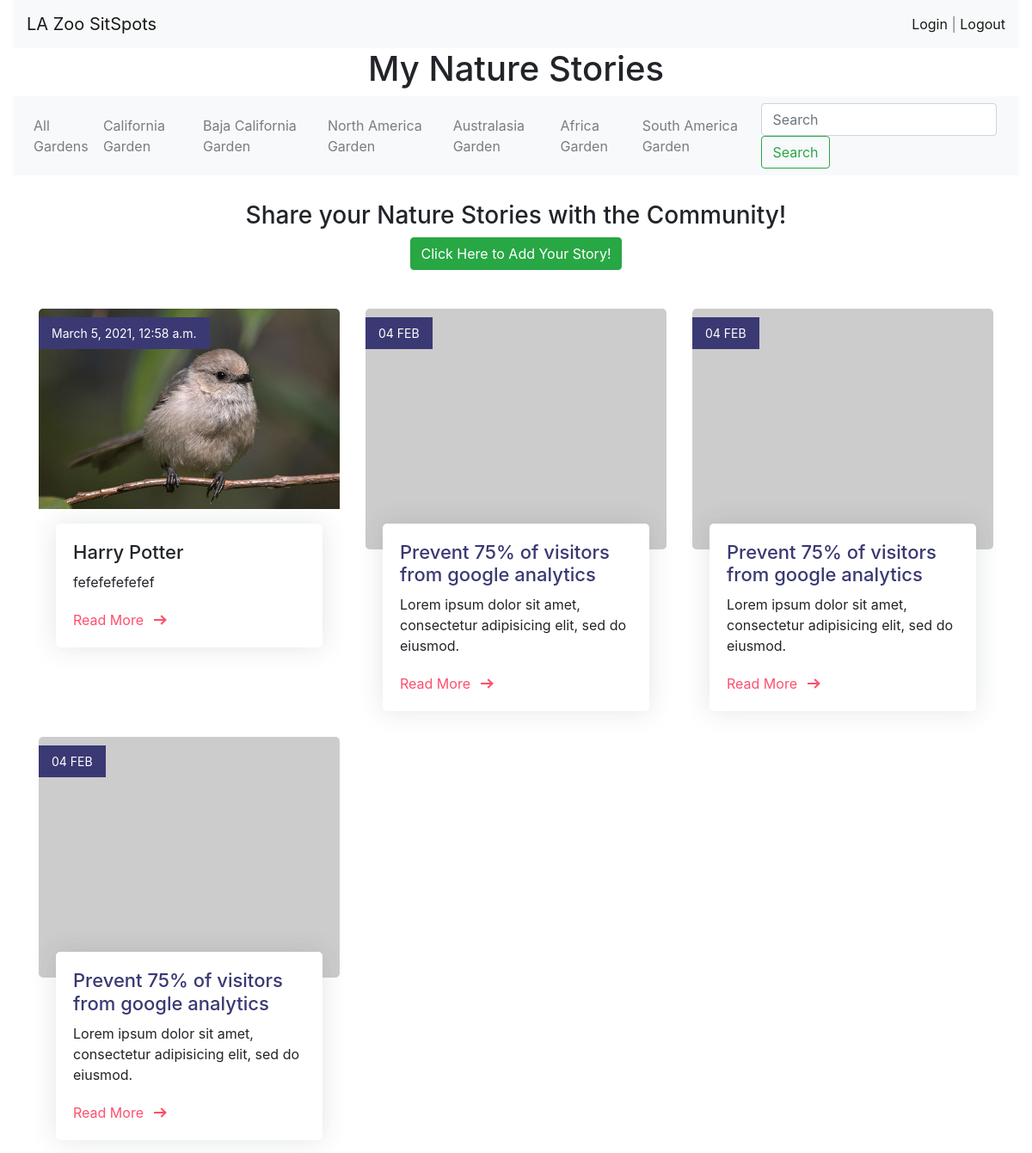
The app's page /naturestories/, older data.
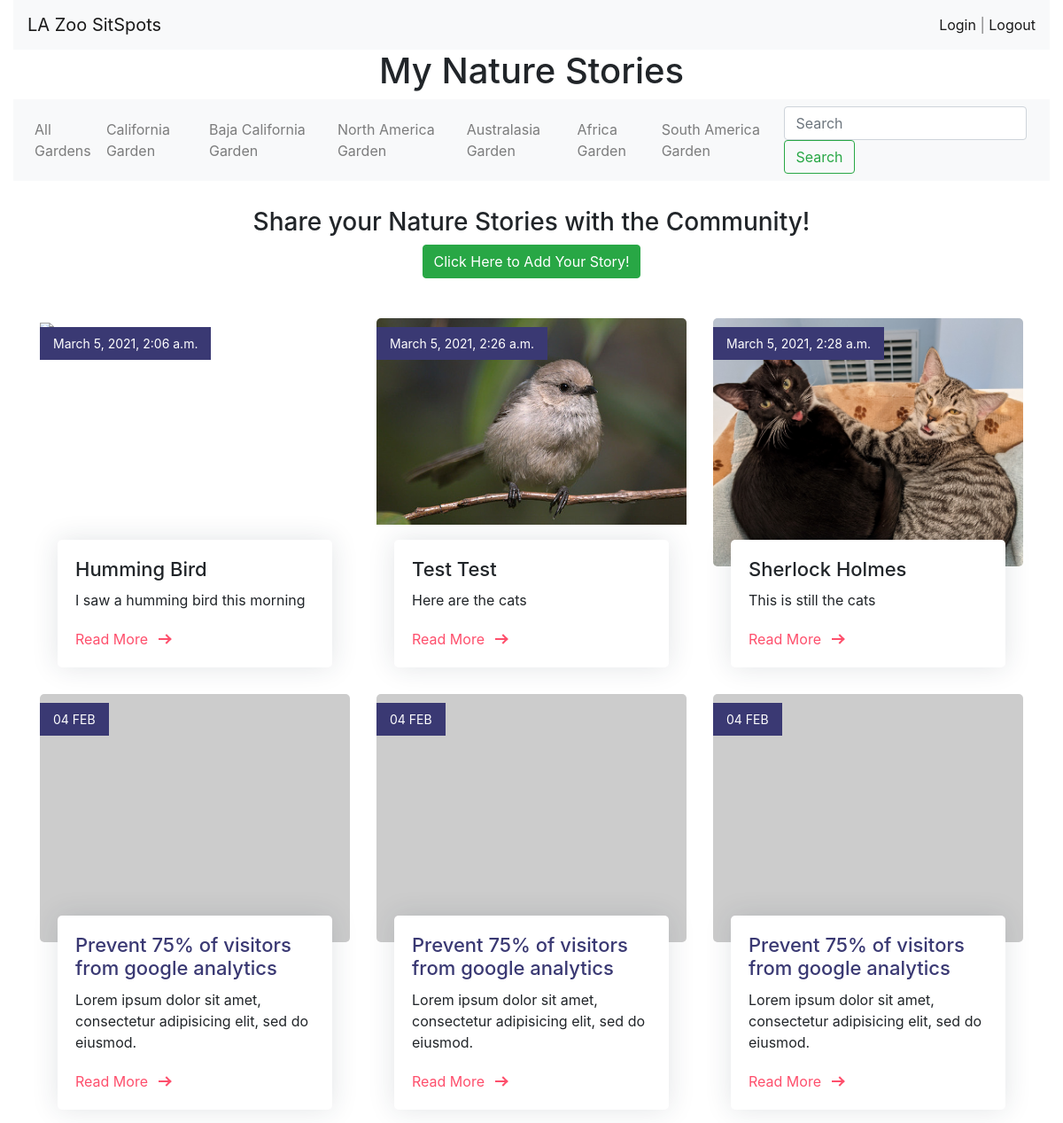
The same page, newer data.
### SitSpots/models.py (models this page shows, shortened)
class Post(models.Model):
    author = models.CharField(max_length=255)
    user = models.ForeignKey(MyUser, related_name="posts", on_delete=models.SET_NULL, null=True, blank=True)
    title = models.CharField(max_length=255)
    content = models.TextField()
    website = models.URLField(max_length=500, blank=True, default='')
    image = models.ImageField(null=True, upload_to='profile_pic', default='default.jpg')   #arguments to be changed
    zone = models.ForeignKey(Zone, related_name="zone_posts", on_delete=models.SET_NULL, null=True)
    sitspot = models.CharField(max_length=255)
    flagged=models.BooleanField(default=False)
    created_at = models.DateTimeField(auto_now_add=True)
    updated_at = models.DateTimeField(auto_now=True)

### naturestories/views.py (the view)
# urls.py: path('', views.stories_main),
def stories_main(request):
    posts = Post.objects.all()
    context ={
        "posts" : posts,
    }
    return render(request, "naturestories/stories_main.html", context)

### naturestories/templates/naturestories/stories_main.html (shortened to what this page needs)
<!DOCTYPE html>
<html lang="en">
    <head>
        <link rel="stylesheet" href="https://stackpath.bootstrapcdn.com/bootstrap/4.5.2/css/bootstrap.min.css">
        {% load static %}
        <link rel="stylesheet" href="{% static 'naturestories/css/style.css' %}">
    </head>
    <body class="container-fluid" data-media-url="{% get_media_prefix %}">
        <header>
            <nav class="navbar navbar-light bg-light justify-content-between">
                <a class="navbar-brand" href="/">LA Zoo SitSpots</a>
                <span class="navbar-text">
                    <a href="/accounts/login">Login</a> |
                    <a href="/accounts/logout">Logout</a>
                </span>
            </nav>
            <h1 class="text-center">My Nature Stories</h1>
            <nav class="navbar navbar-expand-lg navbar-light bg-light">
                <div class="collapse navbar-collapse" id="navbarTogglerDemo02">
                    <ul class="navbar-nav mr-auto mt-2 mt-lg-0">
                        <li class="nav-item">
                            <a class="nav-link" href="#">All Gardens<span class="sr-only">(current)</span></a>
                        </li>
                        <li class="nav-item">
                            <a class="nav-link" href="#">California Garden</a>
                        </li>
                        <li class="nav-item">
                            <a class="nav-link" href="#">Baja California Garden</a>
                        </li>
                        <li class="nav-item">
                            <a class="nav-link" href="#">North America Garden</a>
                        </li>
                        <li class="nav-item">
                            <a class="nav-link" href="#">Australasia Garden</a>
                        </li>
                        <li class="nav-item">
                            <a class="nav-link" href="#">Africa Garden</a>
                        </li>
                        <li class="nav-item">
                            <a class="nav-link" href="#">South America Garden</a>
                        </li>
                    </ul>
                    <form class="form-inline my-2 my-lg-0">
                        <input class="form-control mr-sm-2" type="search" placeholder="Search">
                        <button class="btn btn-outline-success my-2 my-sm-0" type="submit">Search</button>
                    </form>
                </div>
            </nav>
        </header>
        <div class="container">
            <div class="text-center share_header">
                <h3>Share your Nature Stories with the Community!</h3>
                <a href="/naturestories/create" class="btn btn-success">Click Here to Add Your Story!</a>
            </div>
            <div class="row">
            {% for post in posts %}
            <div class="col-lg-4">
                <div class="blog-grid">
                    <div class="blog-img">
                        <div class="date">{{post.created_at}}</div>
                        <a href="#">
                            <img src="{% get_media_prefix %}{{post.image}}" class="img-fluid">
                        </a>
                    </div>
                    <div class="blog-info">
                        <h5>{{post.title}}</h5>
                        <p>{{post.content}}</p>
                        <div class="btn-bar">
                            <a href="/naturestories/{{post.id}}" class="px-btn-arrow">
                                <span>Read More</span>
                                <i class="arrow"></i>
                            </a>
                        </div>
                    </div>
                </div>
            </div>
            {% endfor %}
                <div class="col-lg-4">
                    <div class="blog-grid">
                        <div class="blog-img">
                            <div class="date">04 FEB</div>
                            <a href="#">
                                <img src="https://via.placeholder.com/350x280/FFB6C1/000000" title="" alt="">
                            </a>
                        </div>
                        <div class="blog-info">
                            <h5><a href="#">Prevent 75% of visitors from google analytics</a></h5>
                            <p>Lorem ipsum dolor sit amet, consectetur adipisicing elit, sed do eiusmod.</p>
                            <div class="btn-bar">
                                <a href="#" class="px-btn-arrow">
                                    <span>Read More</span>
                                    <i class="arrow"></i>
                                </a>
                            </div>
                        </div>
                    </div>
                </div>
                <div class="col-lg-4">
                    <div class="blog-grid">
                        <div class="blog-img">
                            <div class="date">04 FEB</div>
                            <a href="#">
                                <img src="https://via.placeholder.com/350x280/FFB6C1/000000" title="" alt="">
                            </a>
                        </div>
                        <div class="blog-info">
                            <h5><a href="#">Prevent 75% of visitors from google analytics</a></h5>
                            <p>Lorem ipsum dolor sit amet, consectetur adipisicing elit, sed do eiusmod.</p>
                            <div class="btn-bar">
                                <a href="#" class="px-btn-arrow">
                                    <span>Read More</span>
                                    <i class="arrow"></i>
                                </a>
                            </div>
                        </div>
                    </div>
                </div>
                <div class="col-lg-4">
                    <div class="blog-grid">
                        <div class="blog-img">
                            <div class="date">04 FEB</div>
                            <a href="#">
                                <img src="https://via.placeholder.com/350x280/FFB6C1/000000" title="" alt="">
                            </a>
                        </div>
                        <div class="blog-info">
                            <h5><a href="#">Prevent 75% of visitors from google analytics</a></h5>
                            <p>Lorem ipsum dolor sit amet, consectetur adipisicing elit, sed do eiusmod.</p>
                            <div class="btn-bar">
                                <a href="#" class="px-btn-arrow">
                                    <span>Read More</span>
                                    <i class="arrow"></i>
                                </a>
                            </div>
                        </div>
                    </div>
                </div>
            </div>
        </div>
    </body>
</html>

### naturestories/static/naturestories/css/style.css (style rules this page uses)
.share_header { padding: 30px; }
.blog-grid { margin-top: 15px; margin-bottom: 15px; }
.blog-grid .blog-img { position: relative; height: 280px; border-radius: 5px; overflow: hidden; }
.blog-grid .blog-img .date { position: absolute; background: #3a3973; color: #ffffff; padding: 8px 15px; left: 0; top: 10px; font-size: 14px; }
.blog-grid .blog-info { box-shadow: 0 0 30px rgba(31, 45, 61, 0.125); border-radius: 5px; background: #ffffff; padding: 20px; margin: -30px 20px 0; position: relative; }
.blog-grid .blog-info h5 { font-size: 22px; font-weight: 500; margin: 0 0 10px; }
.blog-grid .blog-info h5 a { color: #3a3973; }
.blog-grid .blog-info p { margin: 0; }
.blog-grid .blog-info .btn-bar { margin-top: 20px; }
.px-btn-arrow { padding: 0 50px 0 0; line-height: 20px; position: relative; display: inline-block; color: #fe4f6c; -moz-transition: ease all 0.3s; -o-transition: ease all 0.3s; -webkit-transition: ease all 0.3s; transition: ease all 0.3s; }
.px-btn-arrow .arrow { width: 13px; height: 2px; background: currentColor; display: inline-block; position: absolute; top: 0; bottom: 0; margin: auto; right: 25px; -moz-transition: ease right 0.3s; -o-transition: ease right 0.3s; -webkit-transition: ease right 0.3s; transition: ease right 0.3s; }
.px-btn-arrow .arrow:after { width: 8px; height: 8px; border-right: 2px solid currentColor; border-top: 2px solid currentColor; content: ""; position: absolute; top: -3px; right: 0; display: inline-block; -moz-transform: rotate(45deg); -o-transform: rotate(45deg); -ms-transform: rotate(45deg); -webkit-transform: rotate(45deg); transform: rotate(45deg); }

Row changes from the older to the newer data that the page shows:
removed Post: created_at "March 5, 2021, 12:58 a.m.", image (placeholder picture), title "Harry Potter", content "fefefefefefef"
added Post: created_at "March 5, 2021, 2:06 a.m.", title "Humming Bird", content "I saw a humming bird this morning"
added Post: created_at "March 5, 2021, 2:26 a.m.", image (placeholder picture), title "Test Test", content "Here are the cats"
added Post: created_at "March 5, 2021, 2:28 a.m.", image (picture), title "Sherlock Holmes", content "This is still the cats"
